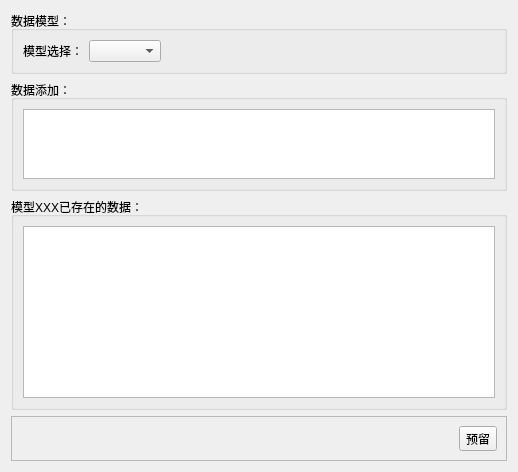
<?xml version="1.0" encoding="UTF-8"?>
<ui version="4.0">
 <class>DataEditWin</class>
 <widget class="QWidget" name="DataEditWin">
  <property name="geometry">
   <rect>
    <x>0</x>
    <y>0</y>
    <width>518</width>
    <height>472</height>
   </rect>
  </property>
  <property name="windowTitle">
   <string>Form</string>
  </property>
  <layout class="QVBoxLayout" name="verticalLayout" stretch="1,3,9,1">
   <item>
    <widget class="QGroupBox" name="groupBox">
     <property name="title">
      <string>数据模型：</string>
     </property>
     <layout class="QHBoxLayout" name="horizontalLayout">
      <item>
       <widget class="QLabel" name="label">
        <property name="text">
         <string>模型选择：</string>
        </property>
       </widget>
      </item>
      <item>
       <widget class="QComboBox" name="comboBox"/>
      </item>
      <item>
       <spacer name="horizontalSpacer">
        <property name="orientation">
         <enum>Qt::Horizontal</enum>
        </property>
        <property name="sizeHint" stdset="0">
         <size>
          <width>329</width>
          <height>20</height>
         </size>
        </property>
       </spacer>
      </item>
     </layout>
    </widget>
   </item>
   <item>
    <widget class="QGroupBox" name="groupBox_2">
     <property name="title">
      <string>数据添加：</string>
     </property>
     <layout class="QHBoxLayout" name="horizontalLayout_3">
      <item>
       <widget class="QTableWidget" name="tableWidget"/>
      </item>
     </layout>
    </widget>
   </item>
   <item>
    <widget class="QGroupBox" name="groupBox_3">
     <property name="title">
      <string>模型XXX已存在的数据：</string>
     </property>
     <layout class="QHBoxLayout" name="horizontalLayout_4">
      <item>
       <widget class="QTableWidget" name="tableWidget_2"/>
      </item>
     </layout>
    </widget>
   </item>
   <item>
    <widget class="QFrame" name="frame">
     <property name="frameShape">
      <enum>QFrame::StyledPanel</enum>
     </property>
     <property name="frameShadow">
      <enum>QFrame::Raised</enum>
     </property>
     <layout class="QHBoxLayout" name="horizontalLayout_2">
      <item>
       <spacer name="horizontalSpacer_2">
        <property name="orientation">
         <enum>Qt::Horizontal</enum>
        </property>
        <property name="sizeHint" stdset="0">
         <size>
          <width>427</width>
          <height>20</height>
         </size>
        </property>
       </spacer>
      </item>
      <item>
       <widget class="QToolButton" name="toolButton">
        <property name="text">
         <string>预留</string>
        </property>
       </widget>
      </item>
     </layout>
    </widget>
   </item>
  </layout>
 </widget>
 <resources/>
 <connections/>
</ui>
